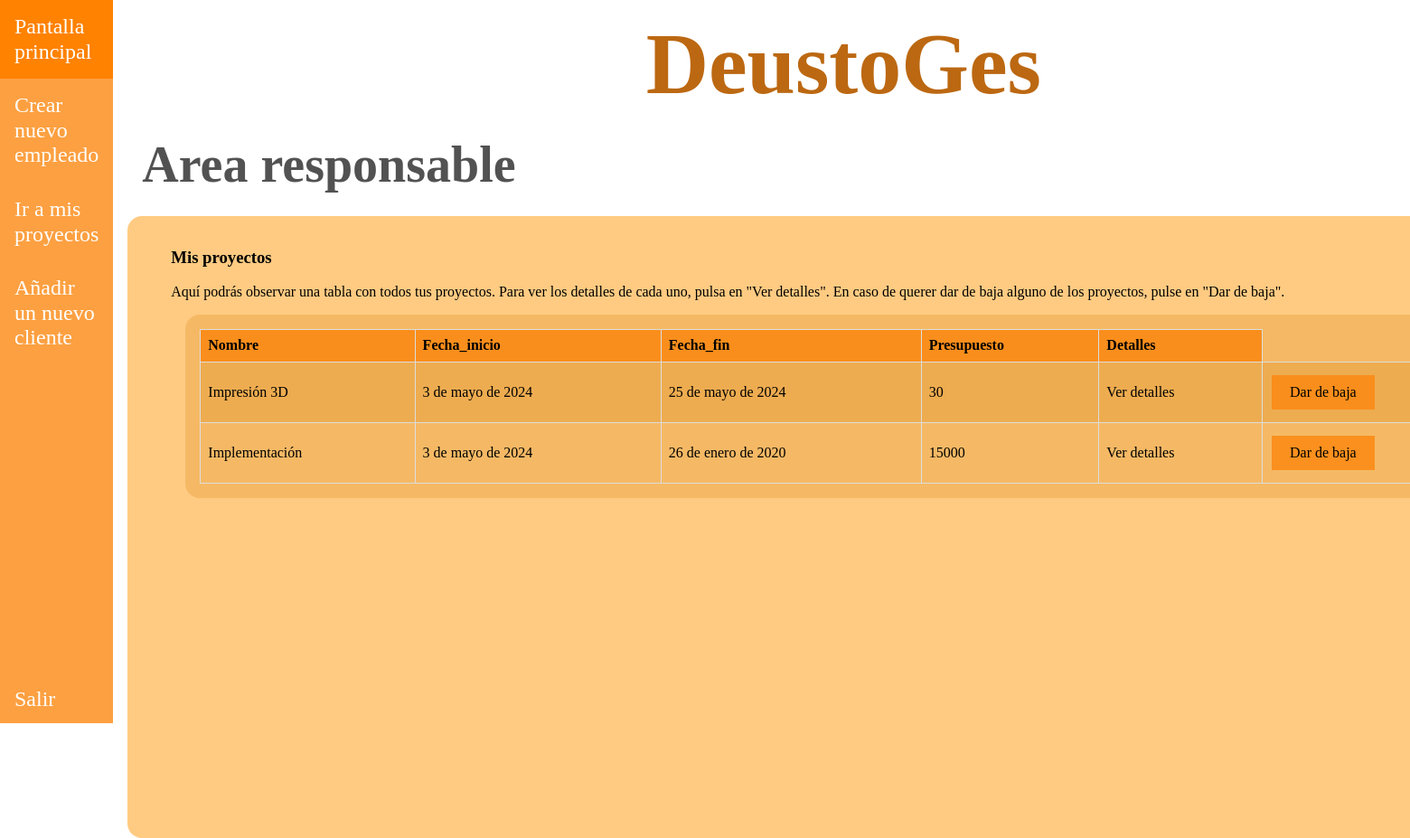
Page /appDeustoGes/responsables/3/proyectos/ on the committed database.
### appDeustoGes/models.py (models this page shows, shortened)
class Proyecto(models.Model):
    nombre = models.CharField(max_length=15)
    descripcion = models.TextField()
    fecha_inicio = models.DateField(default=date(2020, 1, 1))
    fecha_fin = models.DateField(default=date(2020, 1, 1))
    presupuesto = models.IntegerField()
    tareas = models.ManyToManyField(Tarea, blank=False)
    responsable = models.ForeignKey(Empleado, on_delete=models.CASCADE)
    cliente = models.ForeignKey(Cliente, on_delete=models.CASCADE)
    created = models.DateTimeField(auto_now_add=True,blank=True, null=True)
    updated = models.DateTimeField(auto_now=True,blank=True, null=True)
    class Meta:
        verbose_name = "proyecto"
        verbose_name_plural = "proyectos"

### appDeustoGes/views.py (the view)
# urls.py: path("/responsables/<int:id_responsable>/proyectos/", views.index_proyectos, name='proyectos_index'),
def index_proyectos(request, id_responsable):
    responsable = get_object_or_404(Empleado, id=id_responsable)
    proyectos = Proyecto.objects.all()
    return render(request, "appDeustoGes/proyectos_index.html", {"proyectos": proyectos,
                                                                 "responsable": responsable})

### templates/appDeustoGes/proyectos_index.html
{% extends "base.html" %}
{% block css %}
    <link rel="stylesheet" href="/../static/css/normalize.css">
    <link rel="stylesheet" href="/../static/css/style.css">
{% endblock %}
{% block nav_header %}
    <nav class="barra-lateral">
        <ul class="listado-barra-lateral">
            <div>
                <li><a href="{% url 'pantalla_responsable' responsable.id %}">Pantalla principal</a></li>
                <li><a href="{% url 'empleado_create' responsable.id %}">Crear nuevo empleado</a></li>
                <li><a href="{% url 'proyectos_index' responsable.id %}">Ir a mis proyectos</a></li>
                <li><a href="{% url 'cliente_create' responsable.id %}">Añadir un nuevo cliente</a></li>
            </div>
            <div>
                <li><a href="{% url 'login' %}">Salir</a></li>
            </div>
        </ul>
    </nav>
{% endblock %}
{% block main_contenido %}
    <h2>Area responsable</h2>
<div class="contenido">
    <div class="introduccion">
        <h3>Mis proyectos</h3>
        <p>Aquí podrás observar una tabla con todos tus proyectos. Para ver los detalles de cada uno, pulsa en
            "Ver detalles". En caso de querer dar de baja alguno de los proyectos, pulse en "Dar de baja".</p>
        <div class="contenido_interno">
            <table class="estilos-table">
                <thead>
                    <tr>
                        <th>Nombre</th>
                        <th>Fecha_inicio</th>
                        <th>Fecha_fin</th>
                        <th>Presupuesto</th>
                        <th>Detalles</th>
                    </tr>
                </thead>
                <tbody>
                    {% for proyecto in proyectos %}
                        {% if responsable.id == proyecto.responsable_id %}
                            <tr>
                                <td>{{ proyecto.nombre }}</td>
                                <td>{{ proyecto.fecha_inicio }}</td>
                                <td>{{ proyecto.fecha_fin }}</td>
                                <td>{{ proyecto.presupuesto }}</td>
                                <td><a href="{% url 'proyecto_detail' responsable.id proyecto.id %}">Ver detalles</a></td>
                                <td><a href="{% url 'delete_proyecto' responsable.id proyecto.id %}"
                                       class="añadir-button">Dar de baja</a></td>
                            </tr>
                        {% endif %}
                    {% endfor %}
                </tbody>
            </table>
        </div>
    </div>
</div>
{% endblock %}

### static/css/style.css (style rules this page uses)
html { box-sizing: border-box; }
*, *:before, *:after { box-sizing: inherit; }
a { text-decoration: none; color: black; }
ul { list-style: none; margin: 0; padding: 0; }
.flex { display: flex; }
h2 { margin-block:0; padding-block: 1.5rem; margin-left: 2rem; font-size: 3.5rem; width: 100%; color: rgba(0, 0, 0, 0.678); }
.barra-lateral { max-width: 15rem; background-color: rgba(252, 140, 24, 0.82); height: 100vh; }
.listado-barra-lateral { display: grid; grid-template-rows: 93vh 7vh; }
.listado-barra-lateral a { font-size: 1.5rem; color: white; display: block; padding: 1rem; }
.contenido { padding: 1rem; margin-left: 1rem; width: 100rem; height: 43rem; background-color: rgba(255, 149, 0, 0.49); border-radius: 1rem; }
.introduccion { margin-inline: 2rem; }
.contenido_interno { margin-inline: 1rem; padding: 1rem; background-color: rgba(216, 136, 24, 0.27); margin-block: 1rem; border-radius: 1rem; }
.estilos-table { width: 100%; border-collapse: collapse; }
.estilos-table th { background-color: rgba(252, 140, 24, 0.91); border: 1px solid #dddddd; text-align: left; padding: 8px; }
.estilos-table td { border: 1px solid #dddddd; text-align: left; padding: 8px; }
.estilos-table tr:nth-child(odd) { background-color: rgba(216, 136, 24, 0.27); }
.estilos-table td a { text-decoration: none; color: black; }
.añadir-button { background-color: rgba(252, 140, 24, 0.91); text-align: center; border: none; color: white; padding: 10px 20px; text-decoration: none; display: inline-block; font-size: 16px; margin: 6px 2px; transition-duration: 0.4s; cursor: pointer; }

### rows in the picture
Proyecto: nombre "Impresión 3D", fecha_inicio "3 de mayo de 2024", fecha_fin "25 de mayo de 2024", presupuesto "30"
Proyecto: nombre "Implementación", fecha_inicio "3 de mayo de 2024", fecha_fin "26 de enero de 2020", presupuesto "15000"
